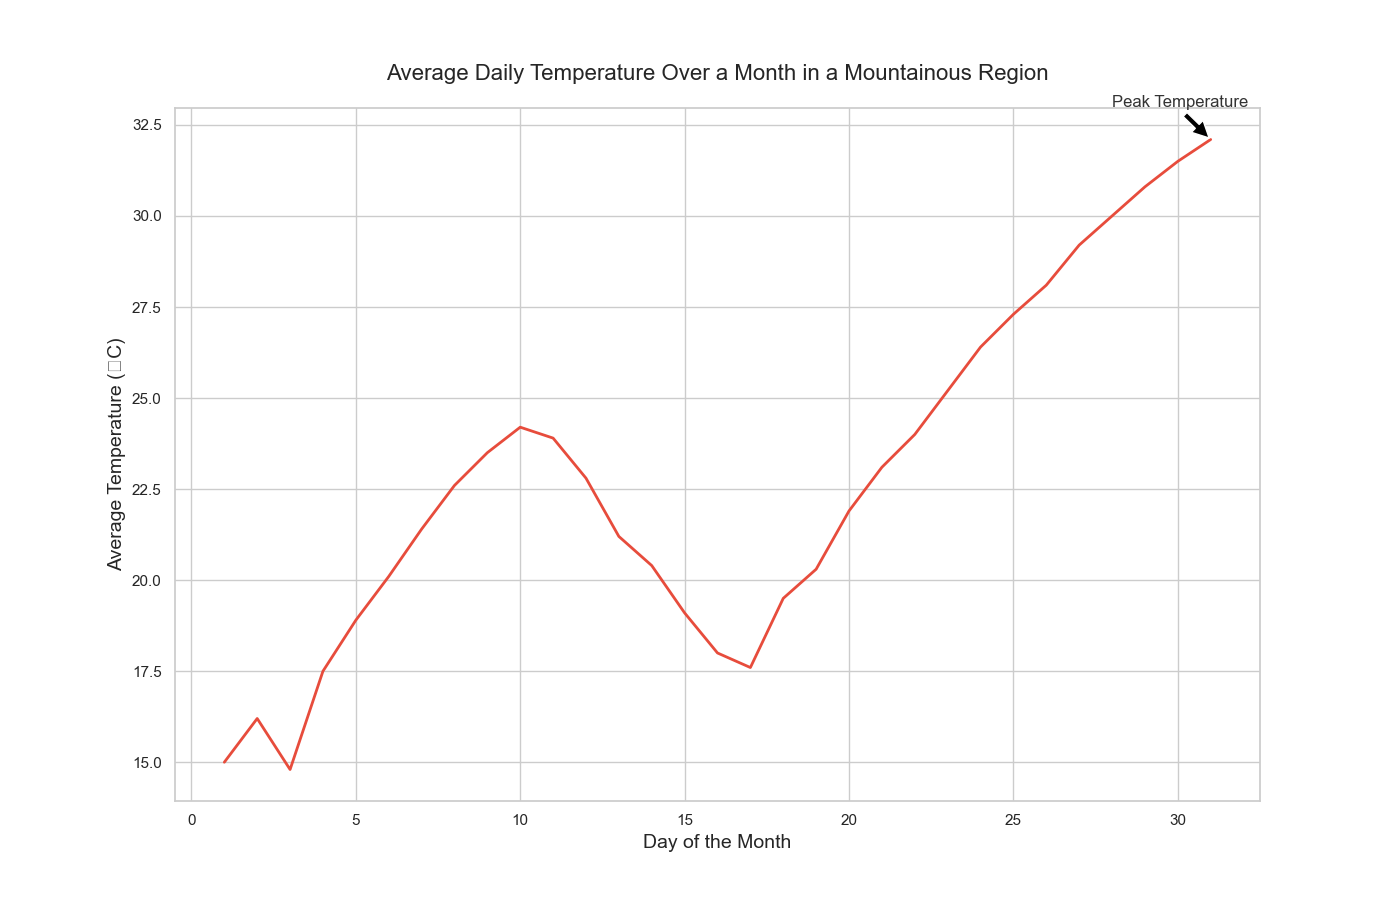

Generate this figure with Python:

import pandas as pd
import seaborn as sns
import matplotlib.pyplot as plt

# Creating the data
data = {
    'Day': [i for i in range(1, 32)],
    'Average Daily Temperature (°C)': [
        15.0, 16.2, 14.8, 17.5, 18.9, 20.1, 21.4, 22.6, 23.5, 24.2, 23.9,
        22.8, 21.2, 20.4, 19.1, 18.0, 17.6, 19.5, 20.3, 21.9, 23.1, 24.0,
        25.2, 26.4, 27.3, 28.1, 29.2, 30.0, 30.8, 31.5, 32.1
    ],
}

# Creating a DataFrame
df = pd.DataFrame(data)

# Setting the theme and size of the plot, as well as choosing a palette
sns.set_theme(style="whitegrid")
plt.figure(figsize=(14, 9))

# Creating the lineplot
temperature_plot = sns.lineplot(
    x='Day',
    y='Average Daily Temperature (°C)',
    data=df,
    color="#E74C3C",
    lw=2
)

# Adding title and labels
plt.title('Average Daily Temperature Over a Month in a Mountainous Region', fontsize=16, pad=20)
plt.xlabel('Day of the Month', fontsize=14)
plt.ylabel('Average Temperature (°C)', fontsize=14)

# Annotations: highlighting the peak temperature
plt.annotate(
    'Peak Temperature',
    xy=(31, 32.1),
    xytext=(28, 33),
    arrowprops=dict(facecolor='black', shrink=0.05),
    fontsize=12,
    color='#333333'
)

# Show the plot
plt.show()
